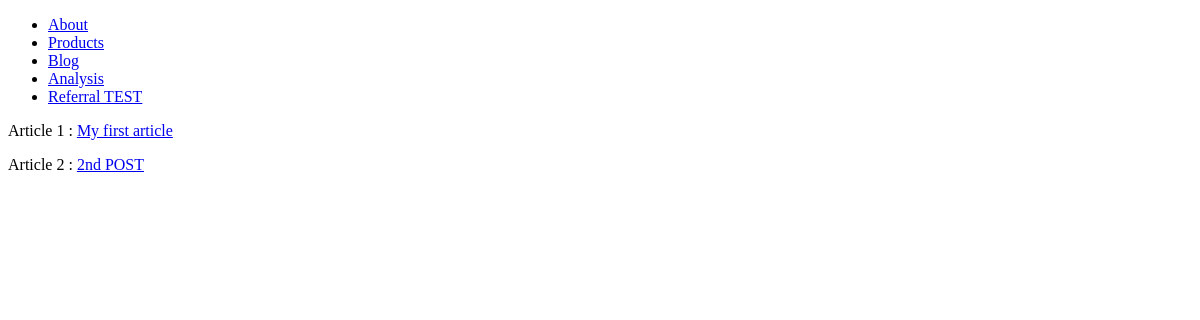
/blog/, run on an earlier commit of the app's database.
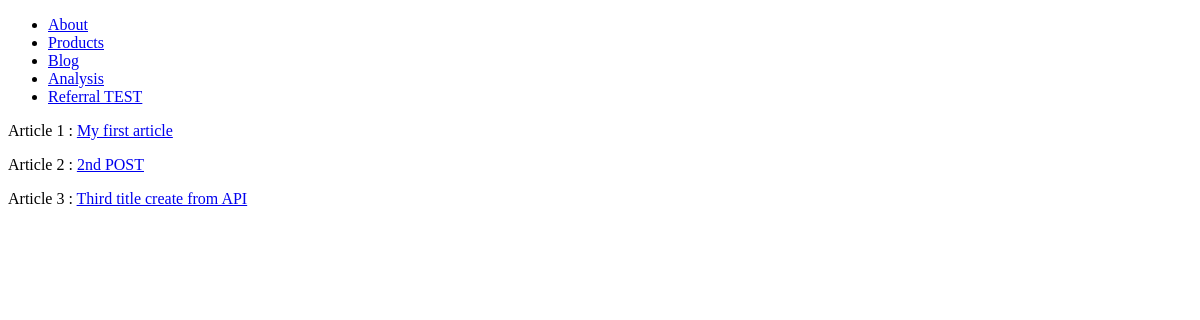
And on a later commit of the database.
### blog/models.py (models this page shows, shortened)
class Article(models.Model):
    user     = models.ForeignKey(settings.AUTH_USER_MODEL, on_delete=models.CASCADE)
    title    = models.CharField(default="",max_length = 60)
    content  = models.TextField(blank=True, null=True)
    def get_article_url(self):
        return reverse("blog:Article", kwargs={"id": self.id})

### blog/views.py (the view)
# urls.py: path('', ArticleListView.as_view(), name='Articles'),
class ArticleListView(ListView):
    queryset = Article.objects.all()
    template_name = 'templates/blog/article_list.html'

### templates/blog/article_list.html
{% extends 'base.html' %}
{% block content %}
{%for object in object_list %}
<p>Article {{object.id}} : <a href='{{object.get_article_url}}'>{{ object.title }}</a></p>
{% endfor %}
{% endblock%}

### templates/base.html (shortened to what this page needs)
<!doctype html>
<html>
<head>
</head>
<body>
    {% include 'navbar.html' %}
    {% block content %}{% endblock%}
</body>
</html>

### templates/navbar.html
<nav>
    <ul>
        <li><a href="/about">About</a></li>
        <li><a href='/products'>Products</a></li>
        <li><a href='/blog'>Blog</a></li>
        <li><a href='/analysis'>Analysis</a></li>
        <li><a href='https//demo.cyberbiz.co' target="_blank">Referral TEST</a></li>
    </ul>
</nav>

What changed in the data, as far as the page shows it:
added Article: id "3", title "Third title create from API"
